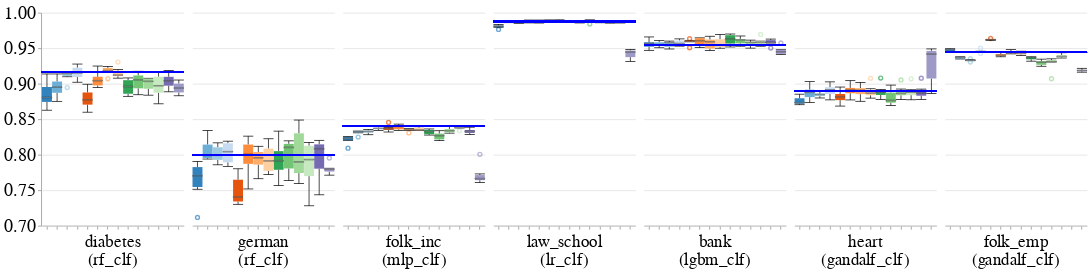

The notebook cell this image was saved under:
### Code cell
create_bar_charts_for_diff_imputers_and_datasets(train_injection_scenario='MNAR3',
                                                test_injection_scenario='MNAR3',
                                                metric_name='label_stability',
                                                db_client=db_client,
                                                ylim=[0.7, 1.0])

### Figure 1 — Vega-Lite specification as saved in the notebook (floating-point values rounded to 4 significant figures; data arrays with more than 128 entries replaced by an {"elided": "..."} marker saying what was removed)
{"config": {"view": {"continuousWidth": 400, "continuousHeight": 300, "stroke": null}, "axis": {"labelFontSize": 26, "labelFontWeight": "normal", "titleFontSize": 28, "titleFontWeight": "normal"}, "facet": {"spacing": 10}, "header": {"labelFontSize": 24, "labelOrient": "bottom", "labelPadding": 5, "titleFontSize": 28}, "legend": {"columns": 4, "direction": "horizontal", "labelFontSize": 32, "labelLimit": 400, "orient": "top", "symbolOffset": 60, "symbolStrokeWidth": 10, "titleAnchor": "middle", "titleFontSize": 34, "titleLimit": 300}, "title": {"fontSize": 28}}, "data": {"name": "data-515b2487880fcc3ce3ccae00b0e165e7"}, "facet": {"column": {"field": "Dataset_Name_With_Model_Name", "sort": {"field": "Dataset_Sequence_Number", "order": "ascending"}, "title": null, "type": "nominal"}}, "spec": {"layer": [{"mark": {"type": "boxplot", "median": {"stroke": "black", "strokeWidth": 0.7}, "ticks": true}, "encoding": {"color": {"field": "Null_Imputer_Name", "legend": null, "scale": {"scheme": "category20c"}, "sort": ["deletion", "median-mode", "median-dummy", "miss_forest", "k_means_clustering", "datawig", "automl", "nomi", "tdm", "gain", "edit_gain", "notmiwae", "mnar_pvae", "boost_clean"], "title": null, "type": "nominal"}, "x": {"axis": {"labels": false}, "field": "Null_Imputer_Name", "sort": ["deletion", "median-mode", "median-dummy", "miss_forest", "k_means_clustering", "datawig", "automl", "nomi", "tdm", "gain", "edit_gain", "notmiwae", "mnar_pvae", "boost_clean"], "title": null, "type": "nominal"}, "y": {"field": "Metric_Value", "scale": {"domain": [0.7, 1.0], "zero": false}, "title": null, "type": "quantitative"}}}, {"mark": "rule", "encoding": {"color": {"value": "blue"}, "size": {"value": 2}, "y": {"field": "Baseline_Median", "type": "quantitative"}}}], "height": 300, "width": 200}, "resolve": {"scale": {"y": "shared"}}, "$schema": "https://vega.github.io/schema/vega-lite/v4.17.0.json", "datasets": {"data-515b2487880fcc3ce3ccae00b0e165e7": {"elided": "582 records"}}}
